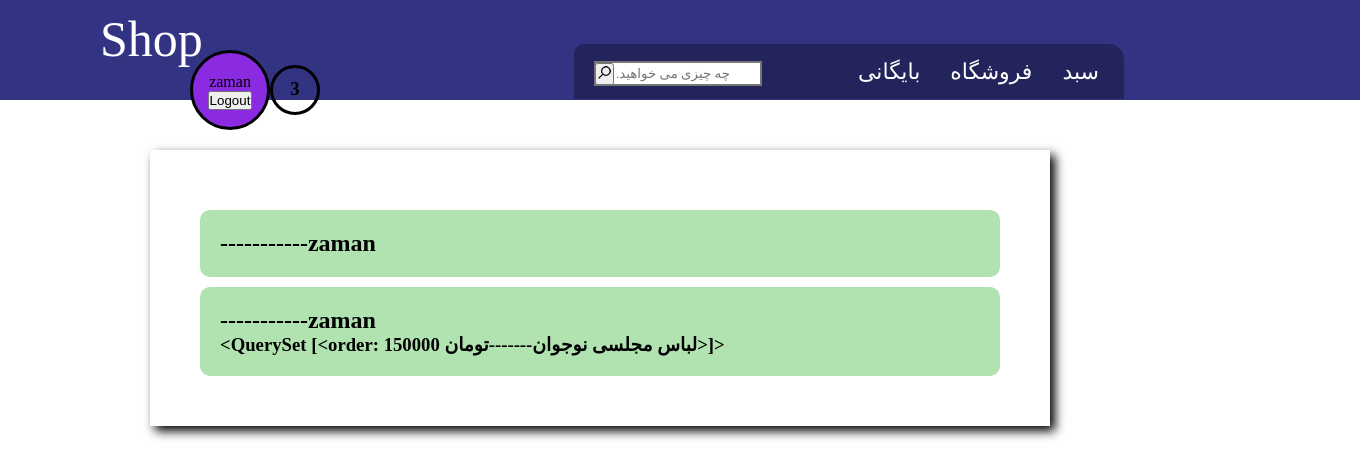
Page /completed/ (signed in) on the committed database.
### shop/models.py (models this page shows, shortened)
class userdetail (models.Model):
    name = models.CharField(max_length=100)
    phone = models.CharField(max_length=20)
    address = models.TextField(blank = True)
    order = models.TextField(blank = True)
    user = models.ForeignKey(User, on_delete=models.CASCADE)

### shop/views.py (the view)
# urls.py: path('completed/', views.completedtodos, name='completedtodos'),
@login_required
def completedtodos (request):
    con = order.objects.filter(user = request.user).count()
    stuffs = stuff.objects.all()
    todos = userdetail.objects.filter(user = request.user)
    return render(request,'shop/completedtodos.html', {'todos': todos, 'con':con})

### shop/templates/shop/completedtodos.html
{% extends 'shop/base.html' %}
{% block content %}
  <div class="select5">
    {% for i in todos %}
       <div class="select5D">
         <h2>{{i.nabe}}-----------{{i.user}}</h2>
         <h3>{{i.order}}</h3>
       </div>
    {% endfor %}
  </div>
{% endblock %}

### shop/templates/shop/base.html (shortened to what this page needs)
{% load static %}
<!DOCTYPE html>
<html lang="en" dir="ltr">
  <head>
    <link rel="stylesheet" href="{% static 'shop/style.css' %}">
  </head>
  <body class="body">
    <div class="HelpBar">
      <p class="Nlogo font1">Shop</p>
      <div class="top-button">
        <ul class="top-buttonUL">
          {% if user.is_authenticated %}
          <div class="user">
            <p>{{user.username}}</p>
            <form class="" action="{% url 'logoutuser' %}" method="post">
              <button type="submit" name="button">Logout</button>
            </form>
          </div>
          <div class="basket">
            <h3>{{con}}</h3>
          </div>
          <li class="li1"><a class="font2 top-buttonA" href="{% url 'createtodo' %}">سبد</a></li>
          <li class="li1"><a class="font2 top-buttonA" href="{% url 'currenttodos' %}">فروشگاه</a></li>
          <li class="li1"><a class="font2 top-buttonA" href="{% url 'completedtodos' %}">بایگانی</a></li>
          {% else %}
            <li class="li1"><a class="font2 top-buttonA" href="{% url 'signupuser' %}">ثبت نام</a></li>
            <li class="li1"><a class="font2 top-buttonA" href="{% url 'loginuser' %}">ورود</a></li>
          {% endif %}
        </ul>
        <div class="search">
          <form>
            <input class="search2" type="text" name="search" placeholder="      .چه چیزی می خواهید">
            <button class="search-icon" type="submit"><img src="{% static 'shop/image/search-icon.png' %}"></button>
          </form>
        </div>
      </div>
    </div>
    <div class="selects">
      {% block content %}
      {% endblock %}
    </div>
  </body>
</html>

### static/shop/style.css (style rules this page uses)
* { margin: 0; padding: 0; box-sizing: border-box; }
.font1 { font-family: Segoe Script; font-size: 50px; color: white; margin:10px; }
.font2 { font-family: monospace; font-size: 22px; }
.body { width: 1360px; height: auto; }
.HelpBar { background: rgba(0,0,100,0.8); position:absolute; width:1360px; height:100px; }
.Nlogo { position: absolute; top: 0; left: 90px; }
.top-button { display: flex; background-color: rgba(0,0,0,0.3); border-top-left-radius: 10px; border-top-right-radius: 15px; position: absolute; width: 550px; height: 55px; top: 44px; right: 236px; }
.top-buttonUL { position: absolute; right: 10px; list-style-type: none; font-family: Tahoma; }
.li1 { float: right; }
.top-buttonA { display: block; text-align: center; padding: 15px; color: white; text-decoration: none; }
.search { position: relative; top: 17px; left: 20px; }
.search2 { background-color: white; border-style: solid; font-family: Tahoma; height: 25px; }
.search-icon { position: absolute; top: 2px; left: 1px; }
.selects { display: grid; grid-template-columns: 1fr 1fr 1fr; }
.select5 { position: relative; top: 150px; height: auto; width:900px; left: 150px; box-shadow: 5px 5px 10px; background-color: rgba(255,255,255,0.5); padding-top: 50px; padding-bottom: 50px; }
.select5D { width: 800px; margin-left: 50px; padding: 20px; margin-top:10px; border-radius: 10px; height: auto; background-color: rgba(100,200,100,0.5); }
.user { position: fixed; background: blueviolet; right: 1100px; top: 50px; width: 80px; height: 80px; border: solid black 3px; border-radius: 40px; text-align: center; padding-top: 20px; }
.basket { position: fixed; background-image: url('image/basket.png'); background-size: cover; right: 1050px; top: 65px; width: 50px; height: 50px; border: solid black 3px; border-radius: 25px; text-align: center; padding-top: 10px; }

### rows in the picture
userdetail: user "zaman"
userdetail: user "zaman", order "<QuerySet [<order: لباس مجلسی نوجوان-------تومان 150000>]>"

### other values in the picture
{{ user.username }} "zaman"
{{ con }} "3"
